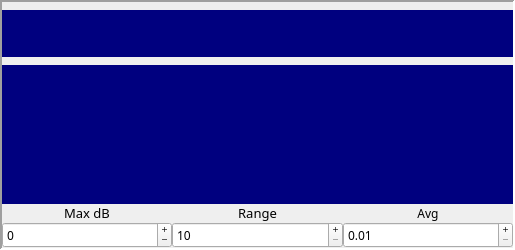
<?xml version="1.0" encoding="UTF-8"?>
<ui version="4.0">
 <class>spectrumWidget</class>
 <widget class="QFrame" name="spectrumWidget">
  <property name="geometry">
   <rect>
    <x>0</x>
    <y>0</y>
    <width>515</width>
    <height>250</height>
   </rect>
  </property>
  <property name="minimumSize">
   <size>
    <width>0</width>
    <height>0</height>
   </size>
  </property>
  <property name="maximumSize">
   <size>
    <width>1620</width>
    <height>1240</height>
   </size>
  </property>
  <property name="font">
   <font>
    <family>Ubuntu Mono</family>
    <pointsize>9</pointsize>
    <weight>50</weight>
    <bold>false</bold>
   </font>
  </property>
  <property name="windowTitle">
   <string>Frame</string>
  </property>
  <property name="frameShape">
   <enum>QFrame::Panel</enum>
  </property>
  <property name="frameShadow">
   <enum>QFrame::Sunken</enum>
  </property>
  <property name="lineWidth">
   <number>2</number>
  </property>
  <layout class="QVBoxLayout" name="verticalLayout" stretch="0,1,0,3,0">
   <property name="spacing">
    <number>0</number>
   </property>
   <property name="leftMargin">
    <number>0</number>
   </property>
   <property name="topMargin">
    <number>0</number>
   </property>
   <property name="rightMargin">
    <number>0</number>
   </property>
   <property name="bottomMargin">
    <number>0</number>
   </property>
   <item>
    <widget class="markerWidget" name="markerLabelSpectrum">
     <property name="maximumSize">
      <size>
       <width>16777215</width>
       <height>8</height>
      </size>
     </property>
     <property name="text">
      <string/>
     </property>
    </widget>
   </item>
   <item>
    <widget class="fftDisplay" name="spectrWidget" native="true">
     <property name="palette">
      <palette>
       <active>
        <colorrole role="WindowText">
         <brush brushstyle="SolidPattern">
          <color alpha="255">
           <red>255</red>
           <green>255</green>
           <blue>255</blue>
          </color>
         </brush>
        </colorrole>
        <colorrole role="Button">
         <brush brushstyle="SolidPattern">
          <color alpha="255">
           <red>0</red>
           <green>0</green>
           <blue>127</blue>
          </color>
         </brush>
        </colorrole>
        <colorrole role="Light">
         <brush brushstyle="SolidPattern">
          <color alpha="255">
           <red>0</red>
           <green>0</green>
           <blue>191</blue>
          </color>
         </brush>
        </colorrole>
        <colorrole role="Midlight">
         <brush brushstyle="SolidPattern">
          <color alpha="255">
           <red>0</red>
           <green>0</green>
           <blue>159</blue>
          </color>
         </brush>
        </colorrole>
        <colorrole role="Dark">
         <brush brushstyle="SolidPattern">
          <color alpha="255">
           <red>0</red>
           <green>0</green>
           <blue>63</blue>
          </color>
         </brush>
        </colorrole>
        <colorrole role="Mid">
         <brush brushstyle="SolidPattern">
          <color alpha="255">
           <red>0</red>
           <green>0</green>
           <blue>84</blue>
          </color>
         </brush>
        </colorrole>
        <colorrole role="Text">
         <brush brushstyle="SolidPattern">
          <color alpha="255">
           <red>255</red>
           <green>255</green>
           <blue>255</blue>
          </color>
         </brush>
        </colorrole>
        <colorrole role="BrightText">
         <brush brushstyle="SolidPattern">
          <color alpha="255">
           <red>255</red>
           <green>255</green>
           <blue>255</blue>
          </color>
         </brush>
        </colorrole>
        <colorrole role="ButtonText">
         <brush brushstyle="SolidPattern">
          <color alpha="255">
           <red>255</red>
           <green>255</green>
           <blue>255</blue>
          </color>
         </brush>
        </colorrole>
        <colorrole role="Base">
         <brush brushstyle="SolidPattern">
          <color alpha="255">
           <red>0</red>
           <green>0</green>
           <blue>0</blue>
          </color>
         </brush>
        </colorrole>
        <colorrole role="Window">
         <brush brushstyle="SolidPattern">
          <color alpha="255">
           <red>0</red>
           <green>0</green>
           <blue>127</blue>
          </color>
         </brush>
        </colorrole>
        <colorrole role="Shadow">
         <brush brushstyle="SolidPattern">
          <color alpha="255">
           <red>0</red>
           <green>0</green>
           <blue>0</blue>
          </color>
         </brush>
        </colorrole>
        <colorrole role="AlternateBase">
         <brush brushstyle="SolidPattern">
          <color alpha="255">
           <red>0</red>
           <green>0</green>
           <blue>63</blue>
          </color>
         </brush>
        </colorrole>
        <colorrole role="ToolTipBase">
         <brush brushstyle="SolidPattern">
          <color alpha="255">
           <red>255</red>
           <green>255</green>
           <blue>220</blue>
          </color>
         </brush>
        </colorrole>
        <colorrole role="ToolTipText">
         <brush brushstyle="SolidPattern">
          <color alpha="255">
           <red>0</red>
           <green>0</green>
           <blue>0</blue>
          </color>
         </brush>
        </colorrole>
       </active>
       <inactive>
        <colorrole role="WindowText">
         <brush brushstyle="SolidPattern">
          <color alpha="255">
           <red>255</red>
           <green>255</green>
           <blue>255</blue>
          </color>
         </brush>
        </colorrole>
        <colorrole role="Button">
         <brush brushstyle="SolidPattern">
          <color alpha="255">
           <red>0</red>
           <green>0</green>
           <blue>127</blue>
          </color>
         </brush>
        </colorrole>
        <colorrole role="Light">
         <brush brushstyle="SolidPattern">
          <color alpha="255">
           <red>0</red>
           <green>0</green>
           <blue>191</blue>
          </color>
         </brush>
        </colorrole>
        <colorrole role="Midlight">
         <brush brushstyle="SolidPattern">
          <color alpha="255">
           <red>0</red>
           <green>0</green>
           <blue>159</blue>
          </color>
         </brush>
        </colorrole>
        <colorrole role="Dark">
         <brush brushstyle="SolidPattern">
          <color alpha="255">
           <red>0</red>
           <green>0</green>
           <blue>63</blue>
          </color>
         </brush>
        </colorrole>
        <colorrole role="Mid">
         <brush brushstyle="SolidPattern">
          <color alpha="255">
           <red>0</red>
           <green>0</green>
           <blue>84</blue>
          </color>
         </brush>
        </colorrole>
        <colorrole role="Text">
         <brush brushstyle="SolidPattern">
          <color alpha="255">
           <red>255</red>
           <green>255</green>
           <blue>255</blue>
          </color>
         </brush>
        </colorrole>
        <colorrole role="BrightText">
         <brush brushstyle="SolidPattern">
          <color alpha="255">
           <red>255</red>
           <green>255</green>
           <blue>255</blue>
          </color>
         </brush>
        </colorrole>
        <colorrole role="ButtonText">
         <brush brushstyle="SolidPattern">
          <color alpha="255">
           <red>255</red>
           <green>255</green>
           <blue>255</blue>
          </color>
         </brush>
        </colorrole>
        <colorrole role="Base">
         <brush brushstyle="SolidPattern">
          <color alpha="255">
           <red>0</red>
           <green>0</green>
           <blue>0</blue>
          </color>
         </brush>
        </colorrole>
        <colorrole role="Window">
         <brush brushstyle="SolidPattern">
          <color alpha="255">
           <red>0</red>
           <green>0</green>
           <blue>127</blue>
          </color>
         </brush>
        </colorrole>
        <colorrole role="Shadow">
         <brush brushstyle="SolidPattern">
          <color alpha="255">
           <red>0</red>
           <green>0</green>
           <blue>0</blue>
          </color>
         </brush>
        </colorrole>
        <colorrole role="AlternateBase">
         <brush brushstyle="SolidPattern">
          <color alpha="255">
           <red>0</red>
           <green>0</green>
           <blue>63</blue>
          </color>
         </brush>
        </colorrole>
        <colorrole role="ToolTipBase">
         <brush brushstyle="SolidPattern">
          <color alpha="255">
           <red>255</red>
           <green>255</green>
           <blue>220</blue>
          </color>
         </brush>
        </colorrole>
        <colorrole role="ToolTipText">
         <brush brushstyle="SolidPattern">
          <color alpha="255">
           <red>0</red>
           <green>0</green>
           <blue>0</blue>
          </color>
         </brush>
        </colorrole>
       </inactive>
       <disabled>
        <colorrole role="WindowText">
         <brush brushstyle="SolidPattern">
          <color alpha="255">
           <red>0</red>
           <green>0</green>
           <blue>63</blue>
          </color>
         </brush>
        </colorrole>
        <colorrole role="Button">
         <brush brushstyle="SolidPattern">
          <color alpha="255">
           <red>0</red>
           <green>0</green>
           <blue>127</blue>
          </color>
         </brush>
        </colorrole>
        <colorrole role="Light">
         <brush brushstyle="SolidPattern">
          <color alpha="255">
           <red>0</red>
           <green>0</green>
           <blue>191</blue>
          </color>
         </brush>
        </colorrole>
        <colorrole role="Midlight">
         <brush brushstyle="SolidPattern">
          <color alpha="255">
           <red>0</red>
           <green>0</green>
           <blue>159</blue>
          </color>
         </brush>
        </colorrole>
        <colorrole role="Dark">
         <brush brushstyle="SolidPattern">
          <color alpha="255">
           <red>0</red>
           <green>0</green>
           <blue>63</blue>
          </color>
         </brush>
        </colorrole>
        <colorrole role="Mid">
         <brush brushstyle="SolidPattern">
          <color alpha="255">
           <red>0</red>
           <green>0</green>
           <blue>84</blue>
          </color>
         </brush>
        </colorrole>
        <colorrole role="Text">
         <brush brushstyle="SolidPattern">
          <color alpha="255">
           <red>0</red>
           <green>0</green>
           <blue>63</blue>
          </color>
         </brush>
        </colorrole>
        <colorrole role="BrightText">
         <brush brushstyle="SolidPattern">
          <color alpha="255">
           <red>255</red>
           <green>255</green>
           <blue>255</blue>
          </color>
         </brush>
        </colorrole>
        <colorrole role="ButtonText">
         <brush brushstyle="SolidPattern">
          <color alpha="255">
           <red>0</red>
           <green>0</green>
           <blue>63</blue>
          </color>
         </brush>
        </colorrole>
        <colorrole role="Base">
         <brush brushstyle="SolidPattern">
          <color alpha="255">
           <red>0</red>
           <green>0</green>
           <blue>127</blue>
          </color>
         </brush>
        </colorrole>
        <colorrole role="Window">
         <brush brushstyle="SolidPattern">
          <color alpha="255">
           <red>0</red>
           <green>0</green>
           <blue>127</blue>
          </color>
         </brush>
        </colorrole>
        <colorrole role="Shadow">
         <brush brushstyle="SolidPattern">
          <color alpha="255">
           <red>0</red>
           <green>0</green>
           <blue>0</blue>
          </color>
         </brush>
        </colorrole>
        <colorrole role="AlternateBase">
         <brush brushstyle="SolidPattern">
          <color alpha="255">
           <red>0</red>
           <green>0</green>
           <blue>127</blue>
          </color>
         </brush>
        </colorrole>
        <colorrole role="ToolTipBase">
         <brush brushstyle="SolidPattern">
          <color alpha="255">
           <red>255</red>
           <green>255</green>
           <blue>220</blue>
          </color>
         </brush>
        </colorrole>
        <colorrole role="ToolTipText">
         <brush brushstyle="SolidPattern">
          <color alpha="255">
           <red>0</red>
           <green>0</green>
           <blue>0</blue>
          </color>
         </brush>
        </colorrole>
       </disabled>
      </palette>
     </property>
     <property name="autoFillBackground">
      <bool>true</bool>
     </property>
     <property name="lineWidth" stdset="0">
      <number>1</number>
     </property>
     <property name="text" stdset="0">
      <string/>
     </property>
    </widget>
   </item>
   <item>
    <widget class="markerWidget" name="markerLabelWF">
     <property name="maximumSize">
      <size>
       <width>16777215</width>
       <height>8</height>
      </size>
     </property>
     <property name="text">
      <string/>
     </property>
    </widget>
   </item>
   <item>
    <widget class="fftDisplay" name="waterfallWidget" native="true">
     <property name="palette">
      <palette>
       <active>
        <colorrole role="WindowText">
         <brush brushstyle="SolidPattern">
          <color alpha="255">
           <red>255</red>
           <green>255</green>
           <blue>255</blue>
          </color>
         </brush>
        </colorrole>
        <colorrole role="Button">
         <brush brushstyle="SolidPattern">
          <color alpha="255">
           <red>0</red>
           <green>0</green>
           <blue>127</blue>
          </color>
         </brush>
        </colorrole>
        <colorrole role="Light">
         <brush brushstyle="SolidPattern">
          <color alpha="255">
           <red>0</red>
           <green>0</green>
           <blue>191</blue>
          </color>
         </brush>
        </colorrole>
        <colorrole role="Midlight">
         <brush brushstyle="SolidPattern">
          <color alpha="255">
           <red>0</red>
           <green>0</green>
           <blue>159</blue>
          </color>
         </brush>
        </colorrole>
        <colorrole role="Dark">
         <brush brushstyle="SolidPattern">
          <color alpha="255">
           <red>0</red>
           <green>0</green>
           <blue>63</blue>
          </color>
         </brush>
        </colorrole>
        <colorrole role="Mid">
         <brush brushstyle="SolidPattern">
          <color alpha="255">
           <red>0</red>
           <green>0</green>
           <blue>84</blue>
          </color>
         </brush>
        </colorrole>
        <colorrole role="Text">
         <brush brushstyle="SolidPattern">
          <color alpha="255">
           <red>255</red>
           <green>255</green>
           <blue>255</blue>
          </color>
         </brush>
        </colorrole>
        <colorrole role="BrightText">
         <brush brushstyle="SolidPattern">
          <color alpha="255">
           <red>255</red>
           <green>255</green>
           <blue>255</blue>
          </color>
         </brush>
        </colorrole>
        <colorrole role="ButtonText">
         <brush brushstyle="SolidPattern">
          <color alpha="255">
           <red>255</red>
           <green>255</green>
           <blue>255</blue>
          </color>
         </brush>
        </colorrole>
        <colorrole role="Base">
         <brush brushstyle="SolidPattern">
          <color alpha="255">
           <red>0</red>
           <green>0</green>
           <blue>0</blue>
          </color>
         </brush>
        </colorrole>
        <colorrole role="Window">
         <brush brushstyle="SolidPattern">
          <color alpha="255">
           <red>0</red>
           <green>0</green>
           <blue>127</blue>
          </color>
         </brush>
        </colorrole>
        <colorrole role="Shadow">
         <brush brushstyle="SolidPattern">
          <color alpha="255">
           <red>0</red>
           <green>0</green>
           <blue>0</blue>
          </color>
         </brush>
        </colorrole>
        <colorrole role="AlternateBase">
         <brush brushstyle="SolidPattern">
          <color alpha="255">
           <red>0</red>
           <green>0</green>
           <blue>63</blue>
          </color>
         </brush>
        </colorrole>
        <colorrole role="ToolTipBase">
         <brush brushstyle="SolidPattern">
          <color alpha="255">
           <red>255</red>
           <green>255</green>
           <blue>220</blue>
          </color>
         </brush>
        </colorrole>
        <colorrole role="ToolTipText">
         <brush brushstyle="SolidPattern">
          <color alpha="255">
           <red>0</red>
           <green>0</green>
           <blue>0</blue>
          </color>
         </brush>
        </colorrole>
       </active>
       <inactive>
        <colorrole role="WindowText">
         <brush brushstyle="SolidPattern">
          <color alpha="255">
           <red>255</red>
           <green>255</green>
           <blue>255</blue>
          </color>
         </brush>
        </colorrole>
        <colorrole role="Button">
         <brush brushstyle="SolidPattern">
          <color alpha="255">
           <red>0</red>
           <green>0</green>
           <blue>127</blue>
          </color>
         </brush>
        </colorrole>
        <colorrole role="Light">
         <brush brushstyle="SolidPattern">
          <color alpha="255">
           <red>0</red>
           <green>0</green>
           <blue>191</blue>
          </color>
         </brush>
        </colorrole>
        <colorrole role="Midlight">
         <brush brushstyle="SolidPattern">
          <color alpha="255">
           <red>0</red>
           <green>0</green>
           <blue>159</blue>
          </color>
         </brush>
        </colorrole>
        <colorrole role="Dark">
         <brush brushstyle="SolidPattern">
          <color alpha="255">
           <red>0</red>
           <green>0</green>
           <blue>63</blue>
          </color>
         </brush>
        </colorrole>
        <colorrole role="Mid">
         <brush brushstyle="SolidPattern">
          <color alpha="255">
           <red>0</red>
           <green>0</green>
           <blue>84</blue>
          </color>
         </brush>
        </colorrole>
        <colorrole role="Text">
         <brush brushstyle="SolidPattern">
          <color alpha="255">
           <red>255</red>
           <green>255</green>
           <blue>255</blue>
          </color>
         </brush>
        </colorrole>
        <colorrole role="BrightText">
         <brush brushstyle="SolidPattern">
          <color alpha="255">
           <red>255</red>
           <green>255</green>
           <blue>255</blue>
          </color>
         </brush>
        </colorrole>
        <colorrole role="ButtonText">
         <brush brushstyle="SolidPattern">
          <color alpha="255">
           <red>255</red>
           <green>255</green>
           <blue>255</blue>
          </color>
         </brush>
        </colorrole>
        <colorrole role="Base">
         <brush brushstyle="SolidPattern">
          <color alpha="255">
           <red>0</red>
           <green>0</green>
           <blue>0</blue>
          </color>
         </brush>
        </colorrole>
        <colorrole role="Window">
         <brush brushstyle="SolidPattern">
          <color alpha="255">
           <red>0</red>
           <green>0</green>
           <blue>127</blue>
          </color>
         </brush>
        </colorrole>
        <colorrole role="Shadow">
         <brush brushstyle="SolidPattern">
          <color alpha="255">
           <red>0</red>
           <green>0</green>
           <blue>0</blue>
          </color>
         </brush>
        </colorrole>
        <colorrole role="AlternateBase">
         <brush brushstyle="SolidPattern">
          <color alpha="255">
           <red>0</red>
           <green>0</green>
           <blue>63</blue>
          </color>
         </brush>
        </colorrole>
        <colorrole role="ToolTipBase">
         <brush brushstyle="SolidPattern">
          <color alpha="255">
           <red>255</red>
           <green>255</green>
           <blue>220</blue>
          </color>
         </brush>
        </colorrole>
        <colorrole role="ToolTipText">
         <brush brushstyle="SolidPattern">
          <color alpha="255">
           <red>0</red>
           <green>0</green>
           <blue>0</blue>
          </color>
         </brush>
        </colorrole>
       </inactive>
       <disabled>
        <colorrole role="WindowText">
         <brush brushstyle="SolidPattern">
          <color alpha="255">
           <red>0</red>
           <green>0</green>
           <blue>63</blue>
          </color>
         </brush>
        </colorrole>
        <colorrole role="Button">
         <brush brushstyle="SolidPattern">
          <color alpha="255">
           <red>0</red>
           <green>0</green>
           <blue>127</blue>
          </color>
         </brush>
        </colorrole>
        <colorrole role="Light">
         <brush brushstyle="SolidPattern">
          <color alpha="255">
           <red>0</red>
           <green>0</green>
           <blue>191</blue>
          </color>
         </brush>
        </colorrole>
        <colorrole role="Midlight">
         <brush brushstyle="SolidPattern">
          <color alpha="255">
           <red>0</red>
           <green>0</green>
           <blue>159</blue>
          </color>
         </brush>
        </colorrole>
        <colorrole role="Dark">
         <brush brushstyle="SolidPattern">
          <color alpha="255">
           <red>0</red>
           <green>0</green>
           <blue>63</blue>
          </color>
         </brush>
        </colorrole>
        <colorrole role="Mid">
         <brush brushstyle="SolidPattern">
          <color alpha="255">
           <red>0</red>
           <green>0</green>
           <blue>84</blue>
          </color>
         </brush>
        </colorrole>
        <colorrole role="Text">
         <brush brushstyle="SolidPattern">
          <color alpha="255">
           <red>0</red>
           <green>0</green>
           <blue>63</blue>
          </color>
         </brush>
        </colorrole>
        <colorrole role="BrightText">
         <brush brushstyle="SolidPattern">
          <color alpha="255">
           <red>255</red>
           <green>255</green>
           <blue>255</blue>
          </color>
         </brush>
        </colorrole>
        <colorrole role="ButtonText">
         <brush brushstyle="SolidPattern">
          <color alpha="255">
           <red>0</red>
           <green>0</green>
           <blue>63</blue>
          </color>
         </brush>
        </colorrole>
        <colorrole role="Base">
         <brush brushstyle="SolidPattern">
          <color alpha="255">
           <red>0</red>
           <green>0</green>
           <blue>127</blue>
          </color>
         </brush>
        </colorrole>
        <colorrole role="Window">
         <brush brushstyle="SolidPattern">
          <color alpha="255">
           <red>0</red>
           <green>0</green>
           <blue>127</blue>
          </color>
         </brush>
        </colorrole>
        <colorrole role="Shadow">
         <brush brushstyle="SolidPattern">
          <color alpha="255">
           <red>0</red>
           <green>0</green>
           <blue>0</blue>
          </color>
         </brush>
        </colorrole>
        <colorrole role="AlternateBase">
         <brush brushstyle="SolidPattern">
          <color alpha="255">
           <red>0</red>
           <green>0</green>
           <blue>127</blue>
          </color>
         </brush>
        </colorrole>
        <colorrole role="ToolTipBase">
         <brush brushstyle="SolidPattern">
          <color alpha="255">
           <red>255</red>
           <green>255</green>
           <blue>220</blue>
          </color>
         </brush>
        </colorrole>
        <colorrole role="ToolTipText">
         <brush brushstyle="SolidPattern">
          <color alpha="255">
           <red>0</red>
           <green>0</green>
           <blue>0</blue>
          </color>
         </brush>
        </colorrole>
       </disabled>
      </palette>
     </property>
     <property name="autoFillBackground">
      <bool>true</bool>
     </property>
     <property name="lineWidth" stdset="0">
      <number>1</number>
     </property>
     <property name="text" stdset="0">
      <string/>
     </property>
    </widget>
   </item>
   <item>
    <layout class="QGridLayout" name="gridLayout">
     <item row="0" column="0">
      <widget class="QLabel" name="maxDbLabel">
       <property name="font">
        <font>
         <pointsize>10</pointsize>
         <weight>50</weight>
         <italic>false</italic>
         <bold>false</bold>
        </font>
       </property>
       <property name="text">
        <string>Max dB</string>
       </property>
       <property name="alignment">
        <set>Qt::AlignCenter</set>
       </property>
       <property name="wordWrap">
        <bool>false</bool>
       </property>
      </widget>
     </item>
     <item row="0" column="1">
      <widget class="QLabel" name="rangeLabel">
       <property name="font">
        <font>
         <pointsize>10</pointsize>
        </font>
       </property>
       <property name="text">
        <string>Range</string>
       </property>
       <property name="alignment">
        <set>Qt::AlignCenter</set>
       </property>
      </widget>
     </item>
     <item row="0" column="2">
      <widget class="QLabel" name="label_3">
       <property name="text">
        <string>Avg</string>
       </property>
       <property name="alignment">
        <set>Qt::AlignCenter</set>
       </property>
      </widget>
     </item>
     <item row="1" column="0">
      <widget class="QSpinBox" name="maxDbSpinbox">
       <property name="sizePolicy">
        <sizepolicy hsizetype="Preferred" vsizetype="Preferred">
         <horstretch>0</horstretch>
         <verstretch>0</verstretch>
        </sizepolicy>
       </property>
       <property name="maximumSize">
        <size>
         <width>16777215</width>
         <height>30</height>
        </size>
       </property>
       <property name="buttonSymbols">
        <enum>QAbstractSpinBox::PlusMinus</enum>
       </property>
       <property name="minimum">
        <number>-40</number>
       </property>
       <property name="maximum">
        <number>10</number>
       </property>
       <property name="value">
        <number>0</number>
       </property>
      </widget>
     </item>
     <item row="1" column="1">
      <widget class="QSpinBox" name="rangeSpinbox">
       <property name="sizePolicy">
        <sizepolicy hsizetype="Preferred" vsizetype="Preferred">
         <horstretch>0</horstretch>
         <verstretch>0</verstretch>
        </sizepolicy>
       </property>
       <property name="maximumSize">
        <size>
         <width>16777215</width>
         <height>30</height>
        </size>
       </property>
       <property name="buttonSymbols">
        <enum>QAbstractSpinBox::PlusMinus</enum>
       </property>
       <property name="minimum">
        <number>10</number>
       </property>
       <property name="maximum">
        <number>50</number>
       </property>
       <property name="value">
        <number>10</number>
       </property>
      </widget>
     </item>
     <item row="1" column="2">
      <widget class="QDoubleSpinBox" name="avgDoubleSpinBox">
       <property name="maximumSize">
        <size>
         <width>16777215</width>
         <height>30</height>
        </size>
       </property>
       <property name="buttonSymbols">
        <enum>QAbstractSpinBox::PlusMinus</enum>
       </property>
       <property name="minimum">
        <double>0.010000000000000</double>
       </property>
       <property name="maximum">
        <double>1.000000000000000</double>
       </property>
       <property name="singleStep">
        <double>0.010000000000000</double>
       </property>
      </widget>
     </item>
    </layout>
   </item>
  </layout>
 </widget>
 <customwidgets>
  <customwidget>
   <class>fftDisplay</class>
   <extends>QWidget</extends>
   <header>fftdisplay.hpp</header>
   <container>1</container>
  </customwidget>
  <customwidget>
   <class>markerWidget</class>
   <extends>QLabel</extends>
   <header>markerwidget.hpp</header>
  </customwidget>
 </customwidgets>
 <resources/>
 <connections/>
</ui>
